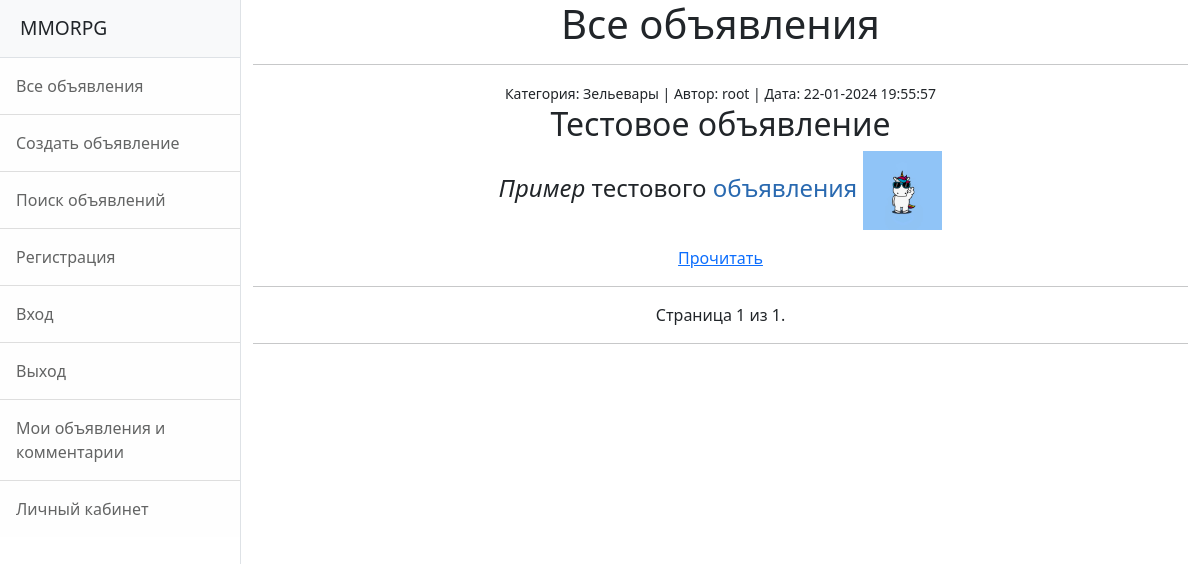
The page / on the database its author committed.
### msg_board/models.py (models this page shows, shortened)
class Post(models.Model):
    author = models.ForeignKey(
        get_user_model(),
        default=1,
        on_delete=models.CASCADE,
        verbose_name='Автор объявления',
    )
    heading = models.CharField(max_length=250, verbose_name='Заголовок')
    content = FroalaField(verbose_name='Контент')
    pub_date = models.DateTimeField(auto_now_add=True, verbose_name='Дата публикации')
    category = models.ForeignKey(Category, on_delete=models.CASCADE, verbose_name='Категория')
    class Meta:
        verbose_name = 'Объявление'
        verbose_name_plural = 'Объявления'
    def get_absolute_url(self):
        return reverse('post_detail', args=[str(self.pk)])

class Category(models.Model):
    name = models.CharField(max_length=50, unique=True, blank=True, verbose_name='Категория')
    class Meta:
        verbose_name = 'Категория'
        verbose_name_plural = 'Категории'

### msg_board/views.py (the view)
# urls.py: path('', PostListView.as_view(), name='posts'),
class PostListView(ListView):
    model = Post
    template_name = 'msg_board/posts.html'
    context_object_name = 'posts'
    ordering = '-pub_date'
    paginate_by = 5
    extra_context = {
        'title': "Доска объявлений",
    }
    def get_context_data(self, *, object_list=None, **kwargs):
        context = super().get_context_data(**kwargs)
        context['time_now'] = datetime.utcnow()
        return context

### templates/msg_board/posts.html (shortened to what this page needs)
{% extends 'flatpages/default.html' %}
{% load custom_tags %}
{% block content %}
<h1>Все объявления</h1>
<hr>
{% if posts %}
{% for p in posts %}
<small>
    Категория: {{p.category.name}} | Автор: {{ p.author.username }} | Дата: {{p.pub_date|date:"d-m-Y H:i:s"}}
</small>
<h2>
    {{p.heading}}
</h2>
<h4>
    {{p.content|safe}}
</h4>
<div align="center">
    <a class="main_button" href="{{ p.get_absolute_url }}" title="Прочитать">Прочитать</a>
</div>
<hr>
{% endfor %}
{% else %}
<h2>
    Нет объявлений
</h2>
{% endif %}
<div align="center">
    {% include 'msg_board/pagination.html' %}
</div>
<br>
{% endblock content %}

### templates/flatpages/default.html (shortened to what this page needs)
<!DOCTYPE html>
<html lang="en">
<head>
    {% load static %}
    <link href="{% static 'css/styles.css' %}" rel="stylesheet"/>
</head>
<body>
<div class="d-flex" id="wrapper">
    <div class="border-end bg-white" id="sidebar-wrapper">
        <div class="sidebar-heading border-bottom bg-light">MMORPG</div>
        <div class="list-group list-group-flush">
            <a class="list-group-item list-group-item-action list-group-item-light p-3" href="{% url 'posts' %}">Все объявления</a>
            <a class="list-group-item list-group-item-action list-group-item-light p-3" href="{% url 'post_create' %}">Создать объявление</a>
            <a class="list-group-item list-group-item-action list-group-item-light p-3" href="{% url 'search' %}">Поиск объявлений</a>
            <a class="list-group-item list-group-item-action list-group-item-light p-3" href="{% url 'sign:register' %}">Регистрация</a>
            <a class="list-group-item list-group-item-action list-group-item-light p-3" href="{% url 'sign:login' %}">Вход</a>
            <a class="list-group-item list-group-item-action list-group-item-light p-3" href="{% url 'sign:logout' %}">Выход</a>
            <a class="list-group-item list-group-item-action list-group-item-light p-3" href="{% url 'profile' %}">Мои объявления и комментарии</a>
            <a class="list-group-item list-group-item-action list-group-item-light p-3" href="{% url 'sign:profile' %}">Личный кабинет</a>
        </div>
    </div>
    <div id="page-content-wrapper">
        <div class="container">
            <div class="row">
                <div class="col-lg-12 text-center">
                    {% block content %}{% endblock content %}
                </div>
            </div>
        </div>
    </div>
</div>
</body>
</html>

### templates/msg_board/pagination.html (shortened to what this page needs)
    <div class="news-list">
        <div class="example1-pagination">
            <span class="example1-pagination_link example1-pagination_link__active">
                Страница {{ page_obj.number }} из {{ page_obj.paginator.num_pages }}.
            </span>
        </div>
    </div>
<hr/>

### rows shown on the page
Post: category.name "Зельевары", author.username "root", pub_date "22-01-2024 19:55:57", heading "Тестовое объявление", content "Пример тестового объявления", content (picture)

### other values the page prints
{{ page_obj.number }} "1"
{{ page_obj.paginator.num_pages }} "1"
